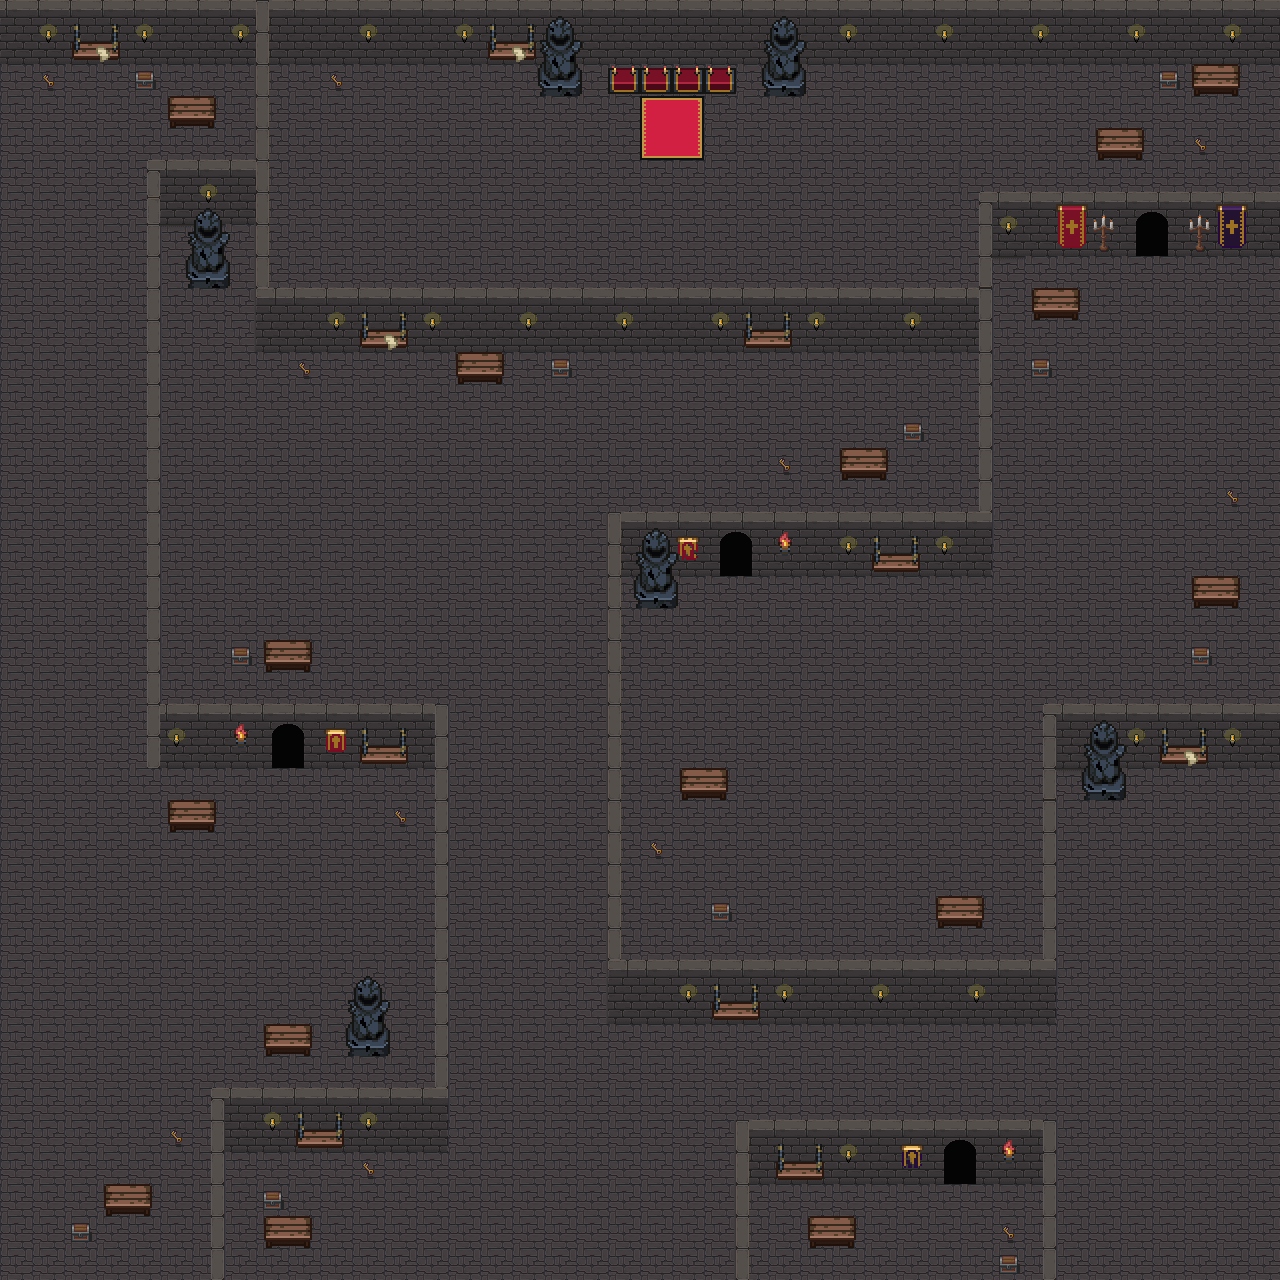

This is a level from a 2D game, rendered from its Tiled map with the project's own tilesets. A one-line summary and the map file follow, with tile-layer data summarised:
An orthogonal 40x40 tile map with 32x32 px tiles, 14 tile layers (Tile Layer 1, wall, atas tembok, pintu, ...), 7 tilesets.

<map version="1.10" tiledversion="1.12.2" orientation="orthogonal" renderorder="right-down" width="40" height="40" tilewidth="32" tileheight="32" infinite="0" nextlayerid="16" nextobjectid="1">
 <tileset firstgid="1057" source="tileset.tsx" />
 <tileset firstgid="1882" source="candlestick1.tsx" />
 <tileset firstgid="1883" source="B32x32.tsx" />
 <tileset firstgid="2139" source="VelmoraRealms-Environments_Free.tsx" />
 <tileset firstgid="2199" source="A2_32x32.tsx" />
 <tileset firstgid="2391" source="treasure-static_03.tsx" />
 <tileset firstgid="2392" source="treasure-static_04.tsx" />
 <layer id="1" name="Tile Layer 1" width="40" height="40">
  <data>[1600 cells, 1600 non-empty, 9 distinct tile ids]</data>
 </layer>
 <layer id="2" name="wall" width="40" height="40">
  <data>[1600 cells, 383 non-empty, 41 distinct tile ids]</data>
 </layer>
 <layer id="3" name="atas tembok" width="40" height="40">
  <data>[1600 cells, 75 non-empty, 9 distinct tile ids]</data>
 </layer>
 <layer id="5" name="pintu" width="40" height="40">
  <data>[1600 cells, 16 non-empty, 4 distinct tile ids]</data>
 </layer>
 <layer id="6" name="lilin" width="40" height="40">
  <data>[1600 cells, 2 non-empty, 1 distinct tile ids]</data>
 </layer>
 <layer id="7" name="lilin dinding" width="40" height="40">
  <data>[1600 cells, 70 non-empty, 4 distinct tile ids]</data>
 </layer>
 <layer id="8" name="bendera" width="40" height="40">
  <data>[1600 cells, 10 non-empty, 10 distinct tile ids]</data>
 </layer>
 <layer id="9" name="chest" width="40" height="40">
  <data>[1600 cells, 11 non-empty, 1 distinct tile ids]</data>
 </layer>
 <layer id="15" name="key" width="40" height="40">
  <data>[1600 cells, 11 non-empty, 1 distinct tile ids]</data>
 </layer>
 <layer id="10" name="rak" width="40" height="40">
  <data>[1600 cells, 40 non-empty, 8 distinct tile ids]</data>
 </layer>
 <layer id="11" name="patung" width="40" height="40">
  <data>[1600 cells, 56 non-empty, 10 distinct tile ids]</data>
 </layer>
 <layer id="12" name="kursi" width="40" height="40">
  <data>[1600 cells, 4 non-empty, 1 distinct tile ids]</data>
 </layer>
 <layer id="13" name="karpet" width="40" height="40">
  <data>[1600 cells, 4 non-empty, 4 distinct tile ids]</data>
 </layer>
 <layer id="14" name="meja" width="40" height="40">
  <data>[1600 cells, 30 non-empty, 2 distinct tile ids]</data>
 </layer>
</map>
